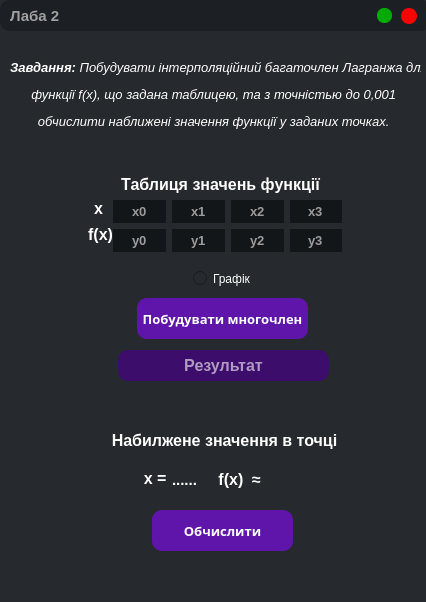
<?xml version="1.0" encoding="UTF-8"?>
<ui version="4.0">
 <class>Lab2</class>
 <widget class="QMainWindow" name="Lab2">
  <property name="geometry">
   <rect>
    <x>0</x>
    <y>0</y>
    <width>426</width>
    <height>602</height>
   </rect>
  </property>
  <property name="windowTitle">
   <string>MainWindow</string>
  </property>
  <property name="autoFillBackground">
   <bool>false</bool>
  </property>
  <property name="styleSheet">
   <string notr="true">background-color: rgb(38, 41, 45);
</string>
  </property>
  <widget class="QWidget" name="centralwidget">
   <widget class="QLabel" name="label_task">
    <property name="geometry">
     <rect>
      <x>10</x>
      <y>60</y>
      <width>411</width>
      <height>91</height>
     </rect>
    </property>
    <property name="font">
     <font>
      <family>Segoe UI</family>
      <pointsize>13</pointsize>
      <weight>75</weight>
      <italic>true</italic>
      <bold>true</bold>
      <kerning>true</kerning>
     </font>
    </property>
    <property name="styleSheet">
     <string notr="true">color: rgb(255, 255, 255);</string>
    </property>
    <property name="text">
     <string>&lt;html&gt;&lt;head/&gt;&lt;body&gt;&lt;p align=&quot;center&quot;&gt;&lt;span style=&quot; font-size:10pt;&quot;&gt;Завдання: &lt;/span&gt;&lt;span style=&quot; font-size:10pt; font-weight:400;&quot;&gt;Побудувати інтерполяційний багаточлен Лагранжа для &lt;/span&gt;&lt;/p&gt;&lt;p align=&quot;center&quot;&gt;&lt;span style=&quot; font-size:10pt; font-weight:400;&quot;&gt;функції f(x), що задана таблицею, та з точністью до 0,001 &lt;/span&gt;&lt;/p&gt;&lt;p align=&quot;center&quot;&gt;&lt;span style=&quot; font-size:10pt; font-weight:400;&quot;&gt;обчислити наближені значення функції у заданих точках. &lt;/span&gt;&lt;/p&gt;&lt;/body&gt;&lt;/html&gt;</string>
    </property>
    <property name="alignment">
     <set>Qt::AlignLeading|Qt::AlignLeft|Qt::AlignTop</set>
    </property>
   </widget>
   <widget class="QLabel" name="label_2">
    <property name="geometry">
     <rect>
      <x>52</x>
      <y>200</y>
      <width>51</width>
      <height>16</height>
     </rect>
    </property>
    <property name="font">
     <font>
      <family>Segoe UI</family>
      <pointsize>12</pointsize>
      <weight>75</weight>
      <bold>true</bold>
     </font>
    </property>
    <property name="styleSheet">
     <string notr="true">color: rgb(255, 255, 255);</string>
    </property>
    <property name="text">
     <string>x</string>
    </property>
    <property name="alignment">
     <set>Qt::AlignRight|Qt::AlignTrailing|Qt::AlignVCenter</set>
    </property>
   </widget>
   <widget class="QLabel" name="label_3">
    <property name="geometry">
     <rect>
      <x>52</x>
      <y>219</y>
      <width>61</width>
      <height>31</height>
     </rect>
    </property>
    <property name="font">
     <font>
      <family>Segoe UI</family>
      <pointsize>12</pointsize>
      <weight>75</weight>
      <bold>true</bold>
     </font>
    </property>
    <property name="styleSheet">
     <string notr="true">color: rgb(255, 255, 255);</string>
    </property>
    <property name="text">
     <string>f(x)</string>
    </property>
    <property name="alignment">
     <set>Qt::AlignRight|Qt::AlignTrailing|Qt::AlignVCenter</set>
    </property>
   </widget>
   <widget class="QPushButton" name="pushButton1">
    <property name="geometry">
     <rect>
      <x>137</x>
      <y>298</y>
      <width>171</width>
      <height>41</height>
     </rect>
    </property>
    <property name="font">
     <font>
      <family>Bodoni MT Black</family>
      <pointsize>10</pointsize>
      <weight>75</weight>
      <bold>true</bold>
     </font>
    </property>
    <property name="cursor">
     <cursorShape>PointingHandCursor</cursorShape>
    </property>
    <property name="styleSheet">
     <string notr="true">QPushButton {
	background-color: #5F15A9;
	color: rgb(255, 255, 255);
	border-radius: 10px;
}

QPushButton:hover {
	background-color: rgb(81, 16, 145);
}

QPushButton:pressed {
	background-color: rgb(68, 14, 121);
}</string>
    </property>
    <property name="text">
     <string>Побудувати многочлен</string>
    </property>
    <property name="flat">
     <bool>false</bool>
    </property>
   </widget>
   <widget class="QLabel" name="label_result1">
    <property name="geometry">
     <rect>
      <x>118</x>
      <y>350</y>
      <width>211</width>
      <height>31</height>
     </rect>
    </property>
    <property name="font">
     <font>
      <pointsize>12</pointsize>
      <weight>75</weight>
      <bold>true</bold>
     </font>
    </property>
    <property name="styleSheet">
     <string notr="true">background-color: rgb(60, 13, 107);
color: rgba(255, 255, 255, 150);
border-radius: 10px;</string>
    </property>
    <property name="text">
     <string>Результат</string>
    </property>
    <property name="alignment">
     <set>Qt::AlignCenter</set>
    </property>
   </widget>
   <widget class="QLabel" name="label_5">
    <property name="geometry">
     <rect>
      <x>105</x>
      <y>174</y>
      <width>231</width>
      <height>21</height>
     </rect>
    </property>
    <property name="font">
     <font>
      <family>Segoe UI</family>
      <pointsize>12</pointsize>
      <weight>75</weight>
      <bold>true</bold>
     </font>
    </property>
    <property name="styleSheet">
     <string notr="true">color: rgb(255, 255, 255);</string>
    </property>
    <property name="text">
     <string>Таблиця значень функції</string>
    </property>
    <property name="alignment">
     <set>Qt::AlignCenter</set>
    </property>
   </widget>
   <widget class="QLabel" name="label_6">
    <property name="geometry">
     <rect>
      <x>104</x>
      <y>430</y>
      <width>241</width>
      <height>21</height>
     </rect>
    </property>
    <property name="font">
     <font>
      <family>Segoe UI</family>
      <pointsize>12</pointsize>
      <weight>75</weight>
      <bold>true</bold>
     </font>
    </property>
    <property name="styleSheet">
     <string notr="true">color: rgb(255, 255, 255);</string>
    </property>
    <property name="text">
     <string>Набилжене значення в точці</string>
    </property>
    <property name="alignment">
     <set>Qt::AlignCenter</set>
    </property>
   </widget>
   <widget class="QLabel" name="label_7">
    <property name="geometry">
     <rect>
      <x>100</x>
      <y>468</y>
      <width>71</width>
      <height>21</height>
     </rect>
    </property>
    <property name="font">
     <font>
      <family>Segoe UI</family>
      <pointsize>12</pointsize>
      <weight>75</weight>
      <bold>true</bold>
     </font>
    </property>
    <property name="styleSheet">
     <string notr="true">color: rgb(255, 255, 255);</string>
    </property>
    <property name="text">
     <string>x = </string>
    </property>
    <property name="alignment">
     <set>Qt::AlignRight|Qt::AlignTrailing|Qt::AlignVCenter</set>
    </property>
   </widget>
   <widget class="QLineEdit" name="lineEdit_9">
    <property name="geometry">
     <rect>
      <x>170</x>
      <y>469</y>
      <width>31</width>
      <height>21</height>
     </rect>
    </property>
    <property name="font">
     <font>
      <family>Segoe UI</family>
      <pointsize>11</pointsize>
      <weight>75</weight>
      <bold>true</bold>
     </font>
    </property>
    <property name="styleSheet">
     <string notr="true">background-color: rgb(38, 41, 45);
color: rgb(255, 255, 255);
border: none;</string>
    </property>
    <property name="text">
     <string>......</string>
    </property>
    <property name="alignment">
     <set>Qt::AlignLeading|Qt::AlignLeft|Qt::AlignVCenter</set>
    </property>
   </widget>
   <widget class="QLabel" name="label_8">
    <property name="geometry">
     <rect>
      <x>210</x>
      <y>469</y>
      <width>51</width>
      <height>21</height>
     </rect>
    </property>
    <property name="font">
     <font>
      <family>Segoe UI</family>
      <pointsize>12</pointsize>
      <weight>75</weight>
      <bold>true</bold>
     </font>
    </property>
    <property name="styleSheet">
     <string notr="true">color: rgb(255, 255, 255);</string>
    </property>
    <property name="text">
     <string>f(x)  ≈</string>
    </property>
    <property name="alignment">
     <set>Qt::AlignRight|Qt::AlignTrailing|Qt::AlignVCenter</set>
    </property>
   </widget>
   <widget class="QLabel" name="label_result2">
    <property name="geometry">
     <rect>
      <x>270</x>
      <y>470</y>
      <width>61</width>
      <height>21</height>
     </rect>
    </property>
    <property name="font">
     <font>
      <family>Segoe UI</family>
      <pointsize>12</pointsize>
      <weight>75</weight>
      <bold>true</bold>
     </font>
    </property>
    <property name="styleSheet">
     <string notr="true">color: rgb(255, 255, 255);</string>
    </property>
    <property name="text">
     <string/>
    </property>
    <property name="alignment">
     <set>Qt::AlignLeading|Qt::AlignLeft|Qt::AlignVCenter</set>
    </property>
   </widget>
   <widget class="QPushButton" name="pushButton2">
    <property name="geometry">
     <rect>
      <x>152</x>
      <y>510</y>
      <width>141</width>
      <height>41</height>
     </rect>
    </property>
    <property name="font">
     <font>
      <family>Bodoni MT Black</family>
      <pointsize>10</pointsize>
      <weight>75</weight>
      <bold>true</bold>
     </font>
    </property>
    <property name="cursor">
     <cursorShape>PointingHandCursor</cursorShape>
    </property>
    <property name="styleSheet">
     <string notr="true">QPushButton {
	background-color: #5F15A9;
	color: rgb(255, 255, 255);
	border-radius: 10px;
}

QPushButton:hover {
	background-color: rgb(81, 16, 145);
}

QPushButton:pressed {
	background-color: rgb(68, 14, 121);
}</string>
    </property>
    <property name="text">
     <string>Обчислити</string>
    </property>
   </widget>
   <widget class="QLineEdit" name="lineEdit_7">
    <property name="geometry">
     <rect>
      <x>290</x>
      <y>229</y>
      <width>52</width>
      <height>23</height>
     </rect>
    </property>
    <property name="font">
     <font>
      <family>Segoe UI</family>
      <pointsize>10</pointsize>
      <weight>75</weight>
      <bold>true</bold>
     </font>
    </property>
    <property name="styleSheet">
     <string notr="true">background-color: rgb(19, 22, 25);
color:rgba(211, 211, 211, 180);
border: none;</string>
    </property>
    <property name="text">
     <string>y3</string>
    </property>
    <property name="alignment">
     <set>Qt::AlignCenter</set>
    </property>
   </widget>
   <widget class="QLineEdit" name="lineEdit_0">
    <property name="geometry">
     <rect>
      <x>113</x>
      <y>200</y>
      <width>53</width>
      <height>23</height>
     </rect>
    </property>
    <property name="font">
     <font>
      <family>Segoe UI</family>
      <pointsize>10</pointsize>
      <weight>75</weight>
      <bold>true</bold>
     </font>
    </property>
    <property name="cursor">
     <cursorShape>IBeamCursor</cursorShape>
    </property>
    <property name="styleSheet">
     <string notr="true">background-color: rgb(19, 22, 25);
color:rgba(211, 211, 211, 180);
border: none;</string>
    </property>
    <property name="text">
     <string>x0</string>
    </property>
    <property name="alignment">
     <set>Qt::AlignCenter</set>
    </property>
   </widget>
   <widget class="QLineEdit" name="lineEdit_5">
    <property name="geometry">
     <rect>
      <x>172</x>
      <y>229</y>
      <width>53</width>
      <height>23</height>
     </rect>
    </property>
    <property name="font">
     <font>
      <family>Segoe UI</family>
      <pointsize>10</pointsize>
      <weight>75</weight>
      <bold>true</bold>
     </font>
    </property>
    <property name="styleSheet">
     <string notr="true">background-color: rgb(19, 22, 25);
color:rgba(211, 211, 211, 180);
border: none;</string>
    </property>
    <property name="text">
     <string>y1</string>
    </property>
    <property name="alignment">
     <set>Qt::AlignCenter</set>
    </property>
   </widget>
   <widget class="QLineEdit" name="lineEdit_6">
    <property name="geometry">
     <rect>
      <x>231</x>
      <y>229</y>
      <width>53</width>
      <height>23</height>
     </rect>
    </property>
    <property name="font">
     <font>
      <family>Segoe UI</family>
      <pointsize>10</pointsize>
      <weight>75</weight>
      <bold>true</bold>
     </font>
    </property>
    <property name="styleSheet">
     <string notr="true">background-color: rgb(19, 22, 25);
color:rgba(211, 211, 211, 180);
border: none;</string>
    </property>
    <property name="text">
     <string>y2</string>
    </property>
    <property name="alignment">
     <set>Qt::AlignCenter</set>
    </property>
   </widget>
   <widget class="QLineEdit" name="lineEdit_4">
    <property name="geometry">
     <rect>
      <x>113</x>
      <y>229</y>
      <width>53</width>
      <height>23</height>
     </rect>
    </property>
    <property name="font">
     <font>
      <family>Segoe UI</family>
      <pointsize>10</pointsize>
      <weight>75</weight>
      <bold>true</bold>
     </font>
    </property>
    <property name="styleSheet">
     <string notr="true">background-color: rgb(19, 22, 25);
color:rgba(211, 211, 211, 180);
border: none;</string>
    </property>
    <property name="text">
     <string>y0</string>
    </property>
    <property name="alignment">
     <set>Qt::AlignCenter</set>
    </property>
   </widget>
   <widget class="QLineEdit" name="lineEdit_2">
    <property name="geometry">
     <rect>
      <x>231</x>
      <y>200</y>
      <width>53</width>
      <height>23</height>
     </rect>
    </property>
    <property name="font">
     <font>
      <family>Segoe UI</family>
      <pointsize>10</pointsize>
      <weight>75</weight>
      <bold>true</bold>
     </font>
    </property>
    <property name="styleSheet">
     <string notr="true">background-color: rgb(19, 22, 25);
color:rgba(211, 211, 211, 180);
border: none;</string>
    </property>
    <property name="text">
     <string>x2</string>
    </property>
    <property name="alignment">
     <set>Qt::AlignCenter</set>
    </property>
   </widget>
   <widget class="QLineEdit" name="lineEdit_1">
    <property name="geometry">
     <rect>
      <x>172</x>
      <y>200</y>
      <width>53</width>
      <height>23</height>
     </rect>
    </property>
    <property name="font">
     <font>
      <family>Segoe UI</family>
      <pointsize>10</pointsize>
      <weight>75</weight>
      <bold>true</bold>
     </font>
    </property>
    <property name="styleSheet">
     <string notr="true">background-color: rgb(19, 22, 25);
color:rgba(211, 211, 211, 180);
border: none;</string>
    </property>
    <property name="text">
     <string>x1</string>
    </property>
    <property name="alignment">
     <set>Qt::AlignCenter</set>
    </property>
   </widget>
   <widget class="QLineEdit" name="lineEdit_3">
    <property name="geometry">
     <rect>
      <x>290</x>
      <y>200</y>
      <width>52</width>
      <height>23</height>
     </rect>
    </property>
    <property name="font">
     <font>
      <family>Segoe UI</family>
      <pointsize>10</pointsize>
      <weight>75</weight>
      <bold>true</bold>
     </font>
    </property>
    <property name="styleSheet">
     <string notr="true">background-color: rgb(19, 22, 25);
color:rgba(211, 211, 211, 180);
border: none;</string>
    </property>
    <property name="text">
     <string>x3</string>
    </property>
    <property name="alignment">
     <set>Qt::AlignCenter</set>
    </property>
   </widget>
   <widget class="QFrame" name="frame_header">
    <property name="geometry">
     <rect>
      <x>0</x>
      <y>0</y>
      <width>431</width>
      <height>31</height>
     </rect>
    </property>
    <property name="styleSheet">
     <string notr="true">border-radius: 10px;
background-color: rgb(28, 31, 35)</string>
    </property>
    <property name="frameShape">
     <enum>QFrame::StyledPanel</enum>
    </property>
    <property name="frameShadow">
     <enum>QFrame::Raised</enum>
    </property>
    <widget class="QLabel" name="label">
     <property name="geometry">
      <rect>
       <x>10</x>
       <y>6</y>
       <width>148</width>
       <height>20</height>
      </rect>
     </property>
     <property name="font">
      <font>
       <family>Segoe UI</family>
       <pointsize>11</pointsize>
       <weight>75</weight>
       <bold>true</bold>
      </font>
     </property>
     <property name="layoutDirection">
      <enum>Qt::LeftToRight</enum>
     </property>
     <property name="styleSheet">
      <string notr="true">color:rgb(160, 160, 160)</string>
     </property>
     <property name="frameShape">
      <enum>QFrame::NoFrame</enum>
     </property>
     <property name="text">
      <string>Лаба 2</string>
     </property>
     <property name="alignment">
      <set>Qt::AlignLeading|Qt::AlignLeft|Qt::AlignVCenter</set>
     </property>
    </widget>
    <widget class="QPushButton" name="pushButton_exp">
     <property name="geometry">
      <rect>
       <x>377</x>
       <y>8</y>
       <width>15</width>
       <height>15</height>
      </rect>
     </property>
     <property name="font">
      <font>
       <family>Segoe UI</family>
       <pointsize>10</pointsize>
       <weight>50</weight>
       <bold>false</bold>
      </font>
     </property>
     <property name="cursor">
      <cursorShape>PointingHandCursor</cursorShape>
     </property>
     <property name="styleSheet">
      <string notr="true">QPushButton{
	background-color: rgb(0, 170, 0);
	border-radius: 7px;
	text-align: center;
}

QPushButton:hover{
	background-color: rgb(0, 111, 0);
}

QPushButton:pressed{
	background-color: rgb(0, 153, 0);
}</string>
     </property>
     <property name="text">
      <string/>
     </property>
    </widget>
    <widget class="QPushButton" name="pushButton_close">
     <property name="geometry">
      <rect>
       <x>401</x>
       <y>8</y>
       <width>16</width>
       <height>16</height>
      </rect>
     </property>
     <property name="font">
      <font>
       <family>Segoe UI</family>
       <pointsize>10</pointsize>
       <weight>50</weight>
       <bold>false</bold>
      </font>
     </property>
     <property name="cursor">
      <cursorShape>PointingHandCursor</cursorShape>
     </property>
     <property name="styleSheet">
      <string notr="true">QPushButton{
	background-color: rgb(255, 0, 0);
	border-radius: 8px;
	text-align: center;
}

QPushButton:hover{
	background-color: rgb(175, 0, 0);
}

QPushButton:pressed{
	background-color: rgb(229, 0, 0);
}</string>
     </property>
     <property name="text">
      <string/>
     </property>
    </widget>
   </widget>
   <widget class="QRadioButton" name="radioButton">
    <property name="geometry">
     <rect>
      <x>193</x>
      <y>270</y>
      <width>61</width>
      <height>17</height>
     </rect>
    </property>
    <property name="font">
     <font>
      <family>Segoe UI</family>
      <pointsize>9</pointsize>
     </font>
    </property>
    <property name="styleSheet">
     <string notr="true">color: rgb(255, 255, 255)</string>
    </property>
    <property name="text">
     <string>Графік</string>
    </property>
   </widget>
  </widget>
 </widget>
 <resources/>
 <connections/>
</ui>
